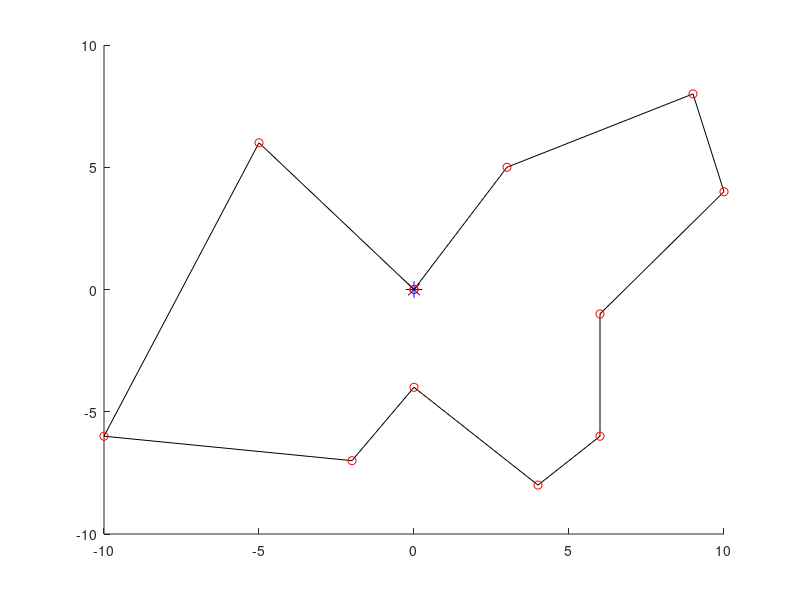
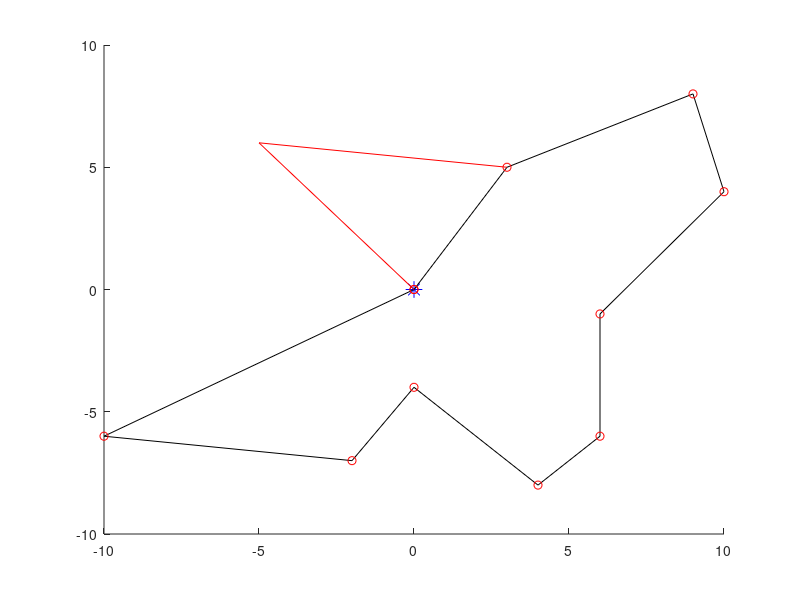
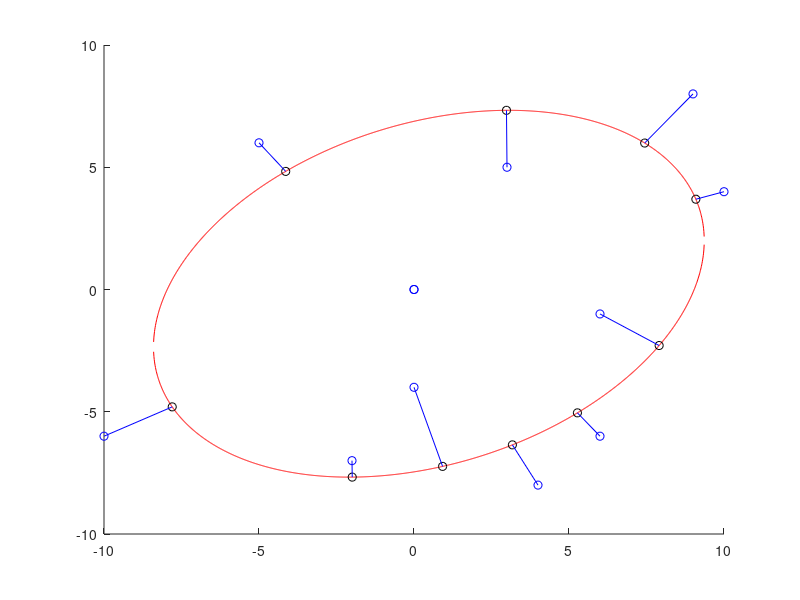

Here is the MATLAB script that generated these plots, in order:
function[] = TDRA( )
% This main function will execute the entirety of the Truck and Drone 
% routing algorithm. 

%%%
% When it comes to calculating the "travel time between two customers" we will 
% use the distance between the two nodes for trucks. When calculating the 
% travel time between two customers by UAV, we will use the distance but 
% divided by a speed factor of 1.5.
%%%

    % Variables 
    %      C0            Set of customer locations with depot as the starting
    %                     location where C0.x is the x location of the
    %                     customers and C0.y is the y locations of the
    %                     customers. 
    %       c            Number of customers
    %       U            Set of drones
    %       u            Number of drones
    % aafDistancesTruck  Travel times between two customers i & j by truck
    %     soln           Our representation of the solution where:
    %                      ansoln.Part1 represents the sequence of customers
    %                          visited by the truck
    %                      ansoln.Part2 represents the assignment of
    %                          customers to UAVs & also the sequence of
    %                          visits by each UAV
    %                      ansoln.Part3 represents the launch locations of
    %                          each UAV for every flight
    %                      ansoln.Part4 represents the reconvene locations of
    %                          each UAV for every flight
    %
    
    
    % Generate customer locations
%     C0.x = (50 - -50)*rand(1, 4) + -50;
%     C0.y = (50 - -50)*rand(1, 4) + -50;
%     C0.x = [ 0 -10 0 0 ]; % we treat the first slot as the depot;
%     C0.y = [ 0 0 -10 -5 ];  % we treat the first slot as the depot;
    C0.x = [ 0 randi([-10, 10], 1, 10) 0 ];
    C0.y = [ 0 randi([-10, 10], 1, 10) 0 ];
    
%     C0.x = [ 0 -4 -7 -6 4 6 2 9 8 7 6 0 ];
%     C0.y = [ 0 1 -3 -8 -9 -3 10 9 -2 -8 -8 0];
    
% %          0  1  2  3  4  0   Customer ID
% %          1  2  3  4  5  6   Indices
%     C0.x = [ 0  8  6 -7  1  0 ];
%     C0.y = [ 0 -2 -3 -3  2  0 ];

%            0  1  2  3  4  5  6  0  Customer ID
%            1  2  3  4  5  6  7  8  Indices
%     C0.x = [ 0 -2 -3  2  2  7 -4  0 ]; 
%     C0.y = [ 0  4  1  4  3  1  3  0 ]; 

%%%%%%%%%%%%%%%%%%%%%%%%Testing ellipse fitting %%%%%%%%%%%%%%%%%%%%%%%%
% Slanted ellipse
%     C0.x = [ 1, 2, 3, 4, 4.5, 5, 5.5, 6, 6, 5.7, 5.5, 5, 4, 3, 1, ...
%              -1, -3, -6, -7, -7.5, -7, -6, ...
%              -3, -2, -1, -4, -5];
%     C0.y = [ 7, 6, 5, 4, 3, 2, 0.5, -1, -1.5, -3.5, -4, -5, -5.3, -5.2, -4.5,...
%              8, 8, 7, 6, 4, 2, 0, ...
%              -2.5, -3, -3.5, -1.5, -1];
    

% Ellipse along x axis; This works well 
%     C0.x = [ -3, -2.5, -2, -1.5, -1, -.5, 0, .5, 1, 1.5, 2, 2.5, 3, -3, -2.5, -2, -1.5, -1, -.5, 0, .5, 1, 1.5, 2, 2.5, 3 ];
%     C0.y = [ 0.54, 1.06, 1.34, 1.52, 1.64, 1.71, 1.73, 1.71, 1.64, 1.54, 1.34, 1.06, .54, -0.54, -1.06, -1.34, -1.52, -1.64, -1.71, -1.73, -1.71, -1.64, -1.54, -1.34, -1.06, -.54 ];

% Ellipse along y axis
%     C0.x = [ 0 [ -2 : 0.5 : 2 ] [ -2 : 0.5 : 2 ] 0]
%     C0.y = [0 sqrt( 1 - (C0.x(1 : 9).^2)/4 ) [ -1*sqrt( 1 - (C0.x(10 : 18).^2)/4 ) ] 0 ]
    



    % Plot the customer locations
%     hold on
%     figure( 1 );
%     plot(0,0,'b*', 'MarkerSize', 12)
%     plot(C0.x, C0.y, 'bo')
%     hold off

    
    % Numbers of customers (excluding the depot) 
    c = length(C0.x) - 2;
    
    % Number of drones
    U = [1, 2];
    u = length(U);
    
    % Initial and final temperature (Inputs for SA)
    T0 = 90;
    TFinal = 0.01; 
    Beta_SA = 0.99;
    Imax = 20;
    
    % Calculate the distances between each all points
    % Here, our first row of the columns is how far our depot is from each 
    % of the customers. 
    aafDistances = calculateDistances(C0.x, C0.y);
    
    
    % Initialize solution data structure
    soln.anPart1 = zeros(1, length(C0.x));  % the Truck Route
    soln.anPart2 = [-1];  % Assignment of customers to UAVs
    soln.anPart3 = [-1];  % Launch locations of the UAVs
    soln.anPart4 = [-1];  % Reconvene locations of the UAVs
    
    
    % Generate initial solution s, to the STRPD based on SA
    s = simulatedAnnealing(c, aafDistances, soln, T0, TFinal, Beta_SA, Imax, u);
    
%%%%%%%%%%%%%%%%%%%%%%%%%%%%%%%%%%%%%%%%%%%%%%%%%%%%%%%%%%%%%%%%%%%%%%%%
    % Test plotting our path with drones
    % THis is correct btw
%     s.anPart1 = [ 0 4 2 3 0 ];
%     s.anPart3 = [ 2 -1 ];   % These indices refer to the cell number in part 1, so this is wrong. 
%     s.anPart2 = [ 1 -1 ];   % visits customer 1
%     s.anPart4 = [ 3 -1 ];   % returns to index 2 of s.anPart1 (which is customer 3)
% 
%     s.anPart1 = [ 0 4 3 1 2 0 ];    % MOST RECENT TEST
%     s.anPart3 = [ 1 -1 4 ];
%     s.anPart2 = [ 5 -1 6 ];
%     s.anPart4 = [ 3 -1 5 ]; 
    
%     s.anPart1 = [ 0 4 2 0 ];
%     s.anPart3 = [ 2 3 -1 ];   % These indices refer to the cell number in part 1, so this is wrong. 
%     s.anPart2 = [ 1 3 -1 ];   % visits customer 1
%     s.anPart4 = [ 3 4 -1 ];   % returns to index 2 of s.anPart1 (which is customer 3)

%     s.anPart1 = [ 0 4 2 0 ];
%     s.anPart3 = [ 2 -1 3 ];   % These indices refer to the cell number in part 1, so this is wrong. 
%     s.anPart2 = [ 1 -1 3 ];   % visits customer 1
%     s.anPart4 = [ 3 -1 4 ];   % returns to index 2 of s.anPart1 (which is customer 3)

%     s.anPart1 = [ 0 4 2 0 ];
%     s.anPart3 = [ 2 -1 3 ];   % These indices refer to the cell number in part 1, so this is wrong. 
%     s.anPart2 = [ 1 -1 3 ];   % visits customer 1
%     s.anPart4 = [ 3 -1 4 ];   % returns to index 2 of s.anPart1 (which is customer 3)
%%%%%%%%%%%%%%%%%%%%%%%%%%%%%%%%%%%%%%%%%%%%%%%%%%%%%%%%
    
    % Plot the truck and drone route
    plot_route( C0, s, 1);
    
    
    % Initialize best solution, the rsult of the best solution, the 
    % iteration number, and the temperature
    s_best = s;
    fs_best = f(aafDistances, s_best, u);
    
    
    % Elliptical stuff
    solnOut = ellipticalCustomerAssignment( s_best, C0, u);
    
    % ALAN FIX THIS
    % The reason our plot isn't working too well is because for whatever
    % reason, the solnOut is choosing to return to a customer location that
    % is further away than the one it should be returning to . 
    hold on; 
    plot_route( C0, solnOut, 4)
    hold off; 
    
    
end

%%%%%%%%%%%%%%%%%%%%%%%%%%%%%%%%%%%%%%%%%%%%%%%%%%%%%%%%%%%%%%%%%%%%%%%%%%%
function[ ] = plot_route( C0, s, fig_num ) 
% plot_route will take in the customer locations & the initial solution
% produced via the Simulated annealing method. It will then plot the route 
% the truck will take. 
% Input 
%   C0      The locations of all the customers
%   s       The route we are plotting 
%   u       The number of drones 
%  fig_num  The number of the figure
% Output
%   

    % Variables
    %    a, b     Placeholder variables for the coordinates 
    %  nCustInd   counter to keep track of the customer indices 
    
    % Plot the truck route
    nCustInd = 2;
    a = [ 0 ]; 
    b = [ 0 ]; 
    
    % Fill in these a and b arrays
%     for i = s.anPart1( 2 : length(C0.x) - 1 )
    for i = s.anPart1( 2 : length(s.anPart1) - 1)
        a(nCustInd) = C0.x(i+1);
        b(nCustInd) = C0.y(i+1);
        nCustInd = nCustInd + 1; 
        a;
        b;
    end

    a(end + 1) = 0;
    b(end + 1) = 0;


        
    % Initialize the coords visited by the drones
    aanDrones = zeros(length(s.anPart2)-1, 6);
    
    C0;
    s; 
    % Fill in this matrix
    for iCustomer = 1 : length(s.anPart2)        
        if s.anPart2(iCustomer) == -1
            aanDrones( iCustomer, : ) = -1*ones(1, 6);
%             aanDrones = [ aanDrones ; -1*ones(1, 6) ]
            
        else
            aanDrones(iCustomer, 1) = C0.x(s.anPart1(s.anPart3(iCustomer)) + 1);
            aanDrones(iCustomer, 4) = C0.y(s.anPart1(s.anPart3(iCustomer)) + 1);

            aanDrones(iCustomer, 3) = C0.x(s.anPart1(s.anPart4(iCustomer)) + 1);
            aanDrones(iCustomer, 6) = C0.y(s.anPart1(s.anPart4(iCustomer)) + 1);

            aanDrones(iCustomer, 2) = C0.x(s.anPart2(iCustomer) + 1);
            aanDrones(iCustomer, 5) = C0.y(s.anPart2(iCustomer) + 1);
        end
    end
    
    
    
    % Plot the drone route
    aColors = ["r--", "b--", "g--", "k--", "m--"];
        
    % 
    aDimensions = size(aanDrones);
    
    % Plot this stuff
    figure(fig_num)
    hold on; 
    plot(0,0,'b*', 'MarkerSize', 12)
    plot(a, b, 'k-')
    plot(a, b, "ro")
    
    iDrone = 1; 
    for iRow = 1 : aDimensions 
        x = [ 0 ];
        y = [ 0 ]; 
        
        if aanDrones(iRow, 1) == -1
            iDrone = iDrone + 1; 
        else
            for iCol = 1 : 3
                x(iCol) = aanDrones(iRow, iCol);
                y(iCol) = aanDrones(iRow, iCol+3);
            end
            
            plot(x, y, aColors(iDrone));
        end
    end
    hold off; 
end

function[ aafDistances ] = calculateDistances( x, y )
% calculateDistances will calculate the distances between all the points 
%   on the graph
% INPUT
%   x, y   the x and y coordinates of the customers
% OUTPUT
%   aafDistances   An array of distances where D_ij is the distance between 
%                    house i and house j; this matrix should be symmetric

    % Variables
    %
    
    % Initialize the distances array
    aafDistances = zeros(length(x));
    
    % Calculate the distances
    for i = 1 : length(x)
        for j = 1 : length(x)
            aafDistances( i, j ) = sqrt( (x(i) - x(j))^2 + (y(i) - y(j))^2 );
        end
    end
    
end

function[ s_best ] = ...
    simulatedAnnealing( c, aafDistances, soln, T0, TFinal, Beta_SA, Imax, u)
% simulatedAnnealing function will take in an array of distances 
% and will generate a random TRP (traveling repairman problem).
% INPUT
%   c              The length of the soln
%  aafdistances    Array of distances between customers
%  soln            Data structure of solution
%   T0             The initial temperature
%   TFinal         The final temperature we want to approach
%  Beta_SA         The cooling schedule for our simulated annealing
%   Imax           The maximum number of iterations
%   u              The numebr of drones
% OUTPUT
%  s_best          Returns the best solution to the TRP 


    % Variables
    %  soln       Data structure with solutions parts 1, 2, 3, and 4 
    %     s       Solution to the TRP problem
    %  s_best     Best solution
    % fs_best     The result of the best solution7
    %     T       The current temperature of our simulated annealing
    

    % Initialize our current and final temperatures
    T = T0;     
    
    % Generate a ranomd TRP (Traveling Repairman Problem) 
    % randomly insert all customers into vector    
    soln.anPart1 = [ 0 randperm(c) 0 ];
    s = soln; % create duplicate of soln for comparison
    
    % Initilaize the best solution and the best result 
    s_best = s;
    fs_best = f(aafDistances, s, u); 
    
    sPrime = soln;
    
    % Run the simulated annealing process
    while T > TFinal
        for i = 1 : Imax 
            % Find neighbor to s
            sPrime.anPart1 = neighbor(s);
            

            
            % Check if neighbor is better than current solution 
            diff = fs_best - f(aafDistances, sPrime, u);
            
            % Check if neighbor is better
            if f(aafDistances, sPrime, u) < f(aafDistances, s_best, u)
                s_best.anPart1 = sPrime.anPart1;
                fs_best = f(aafDistances, sPrime, u); 
            end
            
            % Boltzmann probability time babbbyyyy
            if rand() < exp(-abs(diff) / T)
                s.anPart1 = sPrime.anPart1;
            end
            
        end
        
        % Cooling schedule
        T = Beta_SA * T; 
    end
    
    
    
end

function[ solnOut ] = ellipticalCustomerAssignment( solnIn, C0, k )
% The ellipticalCustomerAssignment heuristic function will take in a soln
% and then will return another solution. 

% INPUT
%  solnIn      This is the input solution
%  C0          The locations (coordinates) of the customers
%  k           Number of drones
% OUTPUT
%  solnOut     This is the output solution

    % VARIABLES
    %    D        The design matrix
    %    C        The constraint matrix
    %    S        Scatter matrix
    %    V        Matrix with columns being the eigenvectors
    %    D        Matrix where diagonals are eigenvalues
    %    g        Anonymous function for distance from point to conic
    %    h        Anonymous function for distance between two points
    % aVectorScaled  The parameters that create our ellipse
    % anSortedTruckCustomers   Vector of truck customers sorted by distance
    %                          to ellipse
    % aafDistances  Get the distances between all the points
    
    
    % Create matrix of distances
    aafDistances = calculateDistances(C0.x, C0.y);
    
    % Assign initial variables 
    solnOut = solnIn; 
    fSolnOut = f( aafDistances, solnIn, k);
    
    % Fit an ellipse to C0 
    % First create our design matrix
    D = zeros(length(C0.x) - 1, 6);
    for iRow = 1 : length(C0.x) - 1
        D( iRow, 1 ) = (C0.x(iRow))^2;
        D( iRow, 2 ) = C0.x(iRow) * C0.y(iRow);
        D( iRow, 3 ) = (C0.y(iRow))^2;
        D( iRow, 4 ) = C0.x(iRow);
        D( iRow, 5 ) = C0.y(iRow);
        D( iRow, 6 ) = 1;
        

    end
    
    
    % Next our constraint matrix
    C = zeros(6); 
    C(1, 3) = 2;
    C(3, 1) = 2;
    C(2, 2) = -1; 
    
    % Create scatter matrix
    S = D' * D;
    
    % Find our eigenvalues and eigenvectors
    [ eigenvector, eigenvalue ] = eig( S, C );
    
    % Find the smallest eigenvalue
    fMinDiag = inf;
    for iDiagonal = 1 : 6
        if eigenvalue(iDiagonal, iDiagonal) > 1e-6 && eigenvalue(iDiagonal, iDiagonal) < fMinDiag
            iMinDiag = iDiagonal;
            fMinDiag = eigenvalue(iDiagonal, iDiagonal);
        end
    end
    
    
    % Scale the parameters so that a'C*a = 1
    aVector = eigenvector( :, iMinDiag );
    fScaling = aVector' * C * aVector;
    aVectorScaled = aVector / sqrt(fScaling);
        
    
    % This function gives us the algebraic distance of any point (x, y)
    % from the conic. 
    g = @( a, x, y) (a(1)*x.^2 + a(2).*x.*y + a(3)*y.^2 + a(4)*x + a(5)*y + a(6));
    
    
    % Create functions from the quadratic formulas    
    fplus  = @(a, x) ( -(a(2)*x + a(5)) + sqrt( (a(2)*x + a(5)).^2 - 4*a(3)*(a(1)*x.^2 + a(4)*x + a(6)) ) ) / (2*a(3));
    fminus = @(a, x) ( -(a(2)*x + a(5)) - sqrt( (a(2)*x + a(5)).^2 - 4*a(3)*(a(1)*x.^2 + a(4)*x + a(6)) ) ) / (2*a(3));
    
    
    % Create array of points
    afXData = [ min(C0.x) - 10 : 0.01 : max(C0.x) + 10 ];
    % Check to see if the x and y are imaginary
    counter = 1;
    for x = afXData
        if isreal(fplus( aVectorScaled, x )) && fplus( aVectorScaled, x) ~= 0
            afXGoodData(counter) = x;
            afYDataPositive(counter) = fplus( aVectorScaled, x ); 
        end
        
        if isreal(fminus( aVectorScaled, x )) && fminus( aVectorScaled, x) ~= 0
            afYDataNegative(counter) = fminus( aVectorScaled, x );
        end
        
        if isreal(fminus( aVectorScaled, x )) && isreal(fplus( aVectorScaled, x ))
            counter = counter + 1; 
        end
        
        
    end
               
    
    % Plot the points
    figure(12345)
    hold on; 
    plot(C0.x, C0.y, 'bo')
    plot(afXGoodData, afYDataPositive, 'r-')
    plot(afXGoodData, afYDataNegative, 'r-')
    

    
    % Given a customer point (xi, yi), find the point (x, y) on an ellipse
    % that minimizes the distance between (xi, yi) and (x, y)
    
    % Set the max number of iterations, the threshold
    % for convergence
    nMax = 30; 
    fThreshold = 10^(-6);
    
    % Hard code the function and its jacobian
    h = @(x, y, lambda, xi, yi, a) ...
        [ 2*x - 2*xi + 2*a(1)*x*lambda + a(2)*lambda*y + a(4)*lambda; 
          2*y - 2*yi + a(2)*lambda*x + 2*a(3)*lambda*y + a(5)*lambda; 
          a(1)*x^2 + a(2)*x*y + a(3)*y^2 + a(4)*x + a(5)*y + a(6) ];

    h_jacobian = @(x, y, lambda, xi, yi, a) ...
        [ 2 + 2*a(1)*lambda, a(2)*lambda, 2*a(1)*x + a(2)*y + a(4); 
          a(2)*lambda, 2 + 2*a(3)*lambda, a(2)*x + 2*a(3)*y + a(5); 
          2*a(1)*x + a(2)*y + a(4), a(2)*x + 2*a(3)*y + a(5), 0 ];
      
   % Initialize ellipse points
   afEllipse.x = [];
   afEllipse.y = [];
   
   % Initialize vector of distances
   afDistanceFromEllipse = zeros(1, length(C0.x)-2); 
    
   %Instead of iterating through the length of the arrays, iterate through   
   for nCustomer = solnIn.anPart1(2 : end - 1)
       % Set initial guess
       %                  x                y        lambda
       afGuess = [ C0.x(nCustomer + 1); C0.y(nCustomer + 1); 0 ]; 
       
       
       % Get the unknowns
       [ ae_vals, j, aUnknowns ] = ... 
           newtons_method( nMax, afGuess, fThreshold, h, h_jacobian, aVectorScaled, C0, nCustomer+1);
       
       % Plot the point on the ellipse
       plot(aUnknowns(1, j-1), aUnknowns(2, j-1), 'ko')
       
       % Store the ellipse point
       afEllipse.x = aUnknowns(1, j-1);
       afEllipse.y = aUnknowns(2, j-1); 
       
       % Calculate the distance between customers and closest pt on ellipse
       afDistanceFromEllipse( nCustomer ) = sqrt( (afEllipse.x(end) - C0.x(nCustomer+1))^2 + ...
           (afEllipse.y(end) - C0.y(nCustomer+1))^2 );
       
       % Plot those thangs 
       plot( [ C0.x(nCustomer+1); afEllipse.x ], [C0.y(nCustomer+1); afEllipse.y], 'b-' )
%        [ C0.x(nCustomer); afEllipse.x ]
% %        for i = 1 : length(C0.x)
% %            plot( [ C0.x(nCustomer+1); afEllipse.x(nCustomer) ], [C0.y(nCustomer+1); afEllipse.y(nCustomer)], 'b-' )
% %        end
% %        hold off; 
             
              % Final Output Lines
%        fprintf("\n")
%         fprintf("Final Output Line for Part (a)\n")
%         fprintf("Current k    |      e^(k+1)     |      x^(k+1)\n" );
%         fprintf("  %4d       |   %10.10f   |   [ %2.6f ; %2.6f; %2.6f ]   \n", k-2, ae_vals(k-1), aUnknowns(1, k-1), aUnknowns(2, k-1), aUnknowns(3, k-1))
       
   end
    
   hold off;
   
   
   % Sort the customer in descending order from distance to the ellipse
   afDistanceFromEllipse;
   [ afSortedDistances, anSortedTruckCustomers ] = sort( afDistanceFromEllipse, 2, "descend" );

   afSortedDistances;
   anSortedTruckCustomers;
   
   
   % Get the distance matrix (the distances between all the points)
   aafDistances = calculateDistances(C0.x, C0.y); 
   
   
    % Now we start looping until no feasible position is available for
    % customers in the list for re-insertion in UAV routes
%     feasible = 1;  %
    temp_counter = 0;     % this temporary counter will eventually be removed, 
                          % it is taking place of the feasibility thing
           
    bDone = 0;


    
% if for one iteration of the repeat loop, doesn't improve. 


    while ~bDone 
        % Initialize the "previous" best waiting time
        fTotalWaitingTimePrev = fSolnOut; 


        for i = 1 : length(anSortedTruckCustomers)
            % Initialize feasibility for truck insertion
            bFeasible = 1; 
            
            % Store the index of customer i in anSortedTruckCustomers
            jCust = anSortedTruckCustomers(i);  % customer index at index i in anSortedTruckCustomers
            
            % Select customer c_j in the list & remove it from truck route
            solnRemovedCustomer = soln_remove_truck_customer(solnIn, jCust);


%             %%%%% TEMPORARY STUFF REMOVE AFTER TESTING %%%%%
%             solnIn.anPart1 = [0 10 9 8 7 3 5 6 0];
%             solnIn.anPart3 = [ 1 6 -1 2 3 6];
%             solnIn.anPart2 = [11 1 -1 12 4 2];
%             solnIn.anPart4 = [3 7 -1 3 6 7];
%             solnIn
%             jCust = 8  % This is the customer we will be removing
%             %%%%% TEMPORARY STUFF REMOVE AFTER TESTING %%%%%
            
            % Check all potential positions in truck route
            for iTruckStop = 2 : length(solnIn.anPart1)
                % Insert the customer in the truck route
                insertedTruckSoln = ...
                    soln_insert_truck_customer(solnRemovedCustomer, jCust, iTruckStop);
                
                
                % Check feasibility 
                % Totally checking feasibility, yep looks super great
                %%%%% REMOVE AFTER TESTING %%%%%
                bFeasible = 1; 
                %%%%% REMOVE AFTER TESTING %%%%%              
                
                % Calculate the total waiting time
                fTruckInsertionWaitingTime = f( aafDistances, insertedTruckSoln, k ); 

                % Compare this s to our original s_out
                if bFeasible && (fTruckInsertionWaitingTime < fSolnOut)
                    solnOut = insertedTruckSoln; 
                    fSolnOut = fTruckInsertionWaitingTime; 
                end
            end
            

            % Intialize feasibility for inserting customer into drone
            bFeasible = 1; 
            
            % Check all potential positions in drone route
            for iDrone = 1 : k
                for iStopLeave = 1 : length(solnRemovedCustomer.anPart1)
                    for iStopReturn = iStopLeave + 1 : length(solnRemovedCustomer.anPart1)
                        % Insert the customer in the truck route
                        insertedDroneSoln = ... 
                            soln_add_drone_customer(solnRemovedCustomer,...
                            jCust, iDrone, iStopLeave, iStopReturn);

                        % Check feasibility
                        % Wow still super feasible 

                        % Calculate the total waiting time
                        fDroneInsertionWaitingTime = f( aafDistances, insertedDroneSoln, k); 

                        % Compare this to the solnOut
                        if bFeasible && (fDroneInsertionWaitingTime < fSolnOut)
                            solnOut = insertedDroneSoln; 
                            fSolnOut = fDroneInsertionWaitingTime; 
                        end

                        
                    end
                end
            end

        end 


        % Remove the customer from the list
        anSortedTruckCustomers(1) = []; 


        % right here
        if fTotalWaitingTimePrev <= fSolnOut 
            bDone = 1; 
        end
    end

end

function[ ae_vals, k, aUnknowns ] = newtons_method( nMax, afGuess, fThreshold, h, h_jacobian, a, C0, iCustomer )
% Newton's method will approximate the roots of our function h. For this
% particular problem, h is the gradient of our distance formula. 
% Input
%   nMax               The maximum number of iterations
%   afGuess            Our initial guess
%   fThreshold         The threshold for convergence
%   h                  The function we are trying to find the root of 
%   h_jacobian         The jacobian of function h
%   aVectorScaled      The paramters we found to create our ellipse
%   C0                 Our set of customers
%   iCustomer          The current customer we are at
% Output
%   ae_vals            Array of error values
%   k                  Number of iterations
%   aUnknowns          Array of unknowns we are trying to find

    % Local Variables
    %  k           Number of iterations it took to converge
    %  e           The error value
    %  xi          x coordinate of the customers
    %  yi          y coordinate of the customers
    
    % Initialize k values and error value e
    k = 1; 
    e = 99;   % absurd error value
    
    % Create variables for the x and y coordinates of the customers
    xi = C0.x(iCustomer); 
    yi = C0.y(iCustomer); 
    
    % Initialize vector to hold the updating x, y, and lambda values and
    % vector for e values
    aUnknowns = zeros(3, nMax); 
    ae_vals = zeros(1, nMax); 
    aUnknowns(:, 1) = afGuess; 
    ae_vals(1) = e; 
    
    % Run Newton's Method for the vector case
    while k < nMax + 2 && ae_vals(k) > fThreshold
        aUnknowns(:, k+1) = aUnknowns(:, k) - ... 
            h_jacobian(aUnknowns(1, k), aUnknowns(2, k), aUnknowns(3, k), xi, yi, a) \ ...
            h(aUnknowns(1, k), aUnknowns(2, k), aUnknowns(3, k), xi, yi, a ); 
        
        % Calculate the error
        ae_vals(k+1) = norm( aUnknowns(:, k+1) - aUnknowns(:, k) );
        
        % Print k, the error and the value
%         fprintf("Current k    |      e^(k+1)     |      x^(k+1)\n" );
%         fprintf("  %4d       |   %10.10f   |   [ %2.6f ; %2.6f; %2.6f ]   \n", k-1, ae_vals(k+1), aUnknowns(1, k+1), aUnknowns(2, k+1), aUnknowns(3, k+1))
        
        % Update k 
        k = k + 1; 
    end
end

function[ solnOut ] = soln_remove_truck_customer(solnIn, jCust)
% The soln_remove_truck_Customer function takes in a solution structure and
% the customer j that we will be removing from the truck route. It will
% first loop over soln.anPart1 to find jCust. Then it will "remove him" by
% esentially shifting everyone in solnIn.anPart1 after him down by 1. 
% Input
%  solnIn     The solution we are currently working with
%  jCust      The customer we will be removing from part 1 of solnIn
% Output
%  solnOut    The resulting solution

    % Local variables
    %  iCustomer     counter variable to keep track of the customer index
    %  
    
    % Loop over soln.anPart1 to find jCust
    for iCustomer = 1 : length(solnIn.anPart1)
        if solnIn.anPart1(iCustomer) == jCust
            jCustIndex = iCustomer; 
        end
    end
    
    % Remove jCust and shift everyone down
    solnIn.anPart1(jCustIndex) = [];
    solnIn.anPart1;

    % Shift things in part 3 and part 4 that are after the removal slot
    % down by 1
    nDroneCounter = 1; 
    for nIndex = 1 : length(solnIn.anPart3)
        if solnIn.anPart3(nIndex) < 0
            nDroneCounter = nDroneCounter + 1;
            
        else
            if solnIn.anPart3(nIndex) > jCustIndex  % "if it comes after"
                solnIn.anPart3(nIndex) = solnIn.anPart3(nIndex) - 1;  
            end
            
            if solnIn.anPart4(nIndex) > jCustIndex
                solnIn.anPart4(nIndex) = solnIn.anPart4(nIndex) - 1; 
            end
        end
    end
    
    % Return the solnOut
    solnOut = solnIn; 
  
end

function[ solnOut ] = soln_insert_truck_customer(solnIn, jCust, iStop)
% The soln_insert_truck_customer method will take in the solution, the
% jCustomer we will be inserting, and the place where the truck will be
% inserted. 
% Inputer
%    solnIn    The input solution
%    jCust     the customer that will be inserted
%    iStop     Where the truck will be placed

    % Local Variables
    %
    
    % Initialize the out solution 
    solnOut = solnIn;
    
    % First insert values 1 to iStop - 1
    solnOut.anPart1 = solnIn.anPart1(1 : iStop - 1);
    
    % Next insert jCust
    solnOut.anPart1(iStop) = jCust; 
    
    % Next insert the remaining values iStop to the end of the array
    solnOut.anPart1 = [ solnOut.anPart1 solnIn.anPart1(iStop : end)]; 
    
    % Update anPart3 and anPart4
    nDroneCounter = 1; 
    for nIndex = 1 : length(solnIn.anPart3)
        if solnIn.anPart3(nIndex) < 0
            nDroneCounter = nDroneCounter + 1; 
        else
            if solnIn.anPart3(nIndex) >= iStop
                solnOut.anPart3(nIndex) = solnIn.anPart3(nIndex) + 1; 
            end
            
            if solnIn.anPart4(nIndex) >= iStop
                solnOut.anPart4(nIndex) = solnIn.anPart4(nIndex) + 1; 
            end
        end
    end             
end

function[ solnOut ] = soln_add_drone_customer(solnIn, jCust, iDrone, iStopLeave, iStopReturn)
% soln_add_drone_customer will take in the current solution data structure,
% the customer we will be including, the drone that will be delivering to
% it as well as where the drone will be departing from and arriving to. 
% Input
%  solnIn       Current solution
%  jCust        Customer we are inserting
%  iDrone       The drone that will be delivering to that customer
%  iStopLeave   The index from which the drone will be leaving (based off
%                of the indices from soln.anPart1) 
%  iStopReturn  The index where the drone will be returning (also based off
%                of the indices from soln.anPart1)

% Output
%  solnOut      The resutling solution. 

    % Local variable
    % iPart3Drone     The drone we are currently looking at in part 3
    
    
    % Find the drone we are looking for in solnIn.anPart3
    iPart3Drone = 1;                   
    nDroneCounter = 1;
    
    % Initialize the solnOut
    solnOut = solnIn; 
    
    solnIn;
    while (nDroneCounter ~= iDrone)
        % If we hit a separator (-1) increment the drone
        if (solnIn.anPart3(iPart3Drone) == -1)
            nDroneCounter = nDroneCounter + 1; 
        end
        iPart3Drone = iPart3Drone + 1; 
    end
    
    
    % Look for where iStopLeave fits in solnIn.anPart3 (start from
    % iPart3Drone)
    bPlaced = 0;
    iLeavePlacement = iPart3Drone; 
    while (~bPlaced)        
        % In the case that we want to assign drone n a customer, but there
        % are currently no drone n customers
        if iLeavePlacement > length(solnIn.anPart3)
            % Insert placeholder slot
            solnOut.anPart3(end + 1) = 0;
            solnOut.anPart2(end + 1) = 0; 
            solnOut.anPart4(end + 1) = 0; 
        end
                    
        if (solnOut.anPart3(iLeavePlacement) < iStopLeave)
            % Then we place it in index iLeavePlacement
            bPlaced = 1; 
            
        else
            % We iterate through
            iLeavePlacement = iLeavePlacement + 1; 

        end
    end
    
    
    % Shift oclumns in Part 3 up by 1
    % Shift the columns at & abova where it goes to the right by 1
    solnOut.anPart3 = solnIn.anPart3(1 : iLeavePlacement - 1); 
    
    % Insert the index it will be leaving from
    solnOut.anPart3(iLeavePlacement) = iStopLeave;
    
    % Insert the remaining values iStopLeave to the end of the array
    solnOut.anPart3 = [ solnOut.anPart3 solnIn.anPart3(iLeavePlacement : end) ];
    
    % ----
    % Shift columns in Part 2 up by 1
    % Shift the columns at & abova where it goes to the right by 1
    solnOut.anPart2 = solnIn.anPart2(1 : iLeavePlacement - 1);
    
    % Insert the customer jCust
    solnOut.anPart2(iLeavePlacement) = jCust; 
    
    % Insert the remaining values iStopLeave to the end of the array
    solnOut.anPart2 = [ solnOut.anPart2 solnIn.anPart2(iLeavePlacement : end) ]; 
    
    
    % ----
    % Shift the columns in Part 4 up by 1
    % Shift the columns at & above where it goes to the right by 1
    solnOut.anPart4 = solnIn.anPart4(1 : iLeavePlacement - 1);

    % Insert the customer return index
    solnOut.anPart4( iLeavePlacement ) = iStopReturn; 
    
    % Insert the remaining values iStopLeave to the end of the array
    solnOut.anPart4 = [ solnOut.anPart4 solnIn.anPart4(iLeavePlacement : end) ]; 
    
    
    solnOut;      
end

function[ sPrime ] = neighbor( soln )
% The neighbor function will implement the well-known 2-opt method for
% creating neighbors for our current solution s. Here, we must note that
% our 2-opt method will switch two customers within the vector of Parts 1
% and 2. The customers are selected randomly. Our 2-opt is a local search
% heuristic.

% INPUT
%   soln       Current solution data structure.
% OUTPUT
%  sPrime      A neighbor to input solution soln

    % Variables
    %    sPrime    The soln.anPart1 which is the neighbor to our original 
    %                soln.anPart1  
    %  randIndex1  The index of the customer that will be switched out from
    %                part 1 of the soln data structure
    %  randIndex2  The index of the customer that will be switched out from
    %                part 2 of the soln data structure. 
    %    nTemp     A temporary variable that holds the customer at index 
    %                randIndex1
    
    
    % Randomly pick two customer indices from anPart1 
    randIndex1 = -1;
    randIndex2 = -1;
    
    % Make sure that we don't pick the same two indices
    while randIndex1 == randIndex2
        randIndex1 = randi([2, length(soln.anPart1)-1]);
        randIndex2 = randi([2, length(soln.anPart1)-1]); 
    end
    
%     fprintf("Before switching: \n")
%     soln.anPart1
    
    % Switch their positions in soln.anPart1
    nTemp = soln.anPart1(randIndex1);
    soln.anPart1(randIndex1) = soln.anPart1(randIndex2);
    soln.anPart1(randIndex2) = nTemp; 
    
% %     fprintf("after switching: \n")
%     soln.anPart1
    
    % Return the new neighbor to the input solution
    sPrime = soln.anPart1;
    
end

function[ fTotalWaitTime ] = f( aafDistances, soln, k)
% This function f is our wait time function. In this case, we treat
%  the time = distance for our trucks and we calculate the time for the 
%  drones using a speed factor of 1.5

% INPUT
%   aafDistances    Array of floats containing the distances between custs.
%   soln            Data structure of solutions in parts 1, 2, 3 and 4 
%   k               Number of drones
% OUTPUT
%   fTotalWaitTime  Float of total wait time 
    

    % Variables
    %   alpha         Our speed factor for the drones. 
    %   aSoln         Current solution
    
    
    % Initialize constants
    alpha = 1.5;
    
    
    % Create temporary list of customers
    anCustomers = soln.anPart1;
    
    
    % Initialize total wait time
    fTotalWaitTime = 0;
    
    
    % Create vector arrival and departure times for drones and trucks
    aafDroneArrivalTime = zeros(k, length(aafDistances));
    aafTruckArrivalTime = zeros(1, length(aafDistances));
    aafTruckDepartureTime = zeros(1, length(aafDistances));
    
    
    soln;
    aafDistances;
    
    % Calculate the total wait time for the truck customers
    iPrevious = 1; 
    for iCustomerIndex = 2 : length(soln.anPart1) % Here iCustomerIndex = 1 & = length(soln.anPart1) are the nodes 
        iDrone = 1; % Initialize drone counter
        
        % Calculate the arrival time of the truck to this node        
        aafTruckArrivalTime(anCustomers(iCustomerIndex) + 1) = ...
            aafDistances( anCustomers(iCustomerIndex - 1) + 1, anCustomers(iCustomerIndex) + 1 ) ...
          + aafTruckArrivalTime( anCustomers(iCustomerIndex - 1) + 1);
        
%         "Put this arrival times in aafTruckDepartureTimes and vector and 
%          then update them if they have a drone approaching that same
%          node. So that if there is no drone going towards customer at
%          iCustomerIndex, then they already have something in their truck
%          arrival time vector. That is, we are assuming that no customer
%          has a drone delivering to them. 
        aafTruckDepartureTime(anCustomers(iCustomerIndex) + 1) = ...
            aafTruckArrivalTime(anCustomers(iCustomerIndex) + 1);
        

        
        for iReconveneIndex = 1 : length(soln.anPart4)
            
            % Check if we have an "X" there
            if soln.anPart4(iReconveneIndex) == -1
                iDrone = iDrone + 1;
            end
            
            % Get the arrival time of the drones
            if iCustomerIndex == soln.anPart4(iReconveneIndex) % This means there is a drone flying to this point

                % calculate distance from departure node to customer node
                a = aafDistances( anCustomers(soln.anPart3(iReconveneIndex)) + 1, soln.anPart2(iReconveneIndex) + 1);
                
                % Calculate distance from customer node to arrival node
                b = aafDistances( soln.anPart2(iReconveneIndex) + 1, anCustomers(soln.anPart4(iReconveneIndex)) + 1);
%                 b = aafDistances( soln.anPart2(iReconveneIndex) + 1, anCustomers(soln.anPart4(iReconveneIndex) + 1) );

                
                aafDroneArrivalTime(iDrone, anCustomers(soln.anPart4(iReconveneIndex)) + 1) = (a + b)/alpha;
                
                %%%% WORKS TILL HERE %%%%
                
                % if Truck is there before the drone, it must wait
                if aafTruckArrivalTime(anCustomers(iCustomerIndex) + 1) < max (aafDroneArrivalTime( :, anCustomers(iCustomerIndex) + 1 ) )
                    aafTruckDepartureTime(anCustomers(iCustomerIndex) + 1) = ...
                        max (aafDroneArrivalTime( :, anCustomers(iCustomerIndex) + 1) );
                elseif aafTruckArrivalTime(anCustomers(iCustomerIndex) + 1) > max( aafDroneArrivalTime( :, iCustomerIndex) )
                    % If the drone is there before the truck
                    aafTruckDepartureTime(anCustomers(iCustomerIndex) + 1) = aafTruckArrivalTime( anCustomers(iCustomerIndex) + 1);
                end
                    
            end
            
        end
       iPrevious = iPrevious + 1;  
    end
    
    
    % Get the total waiting time 
    fTotalWaitTime = aafTruckDepartureTime( soln.anPart1(end - 1) + 1 );       
end
